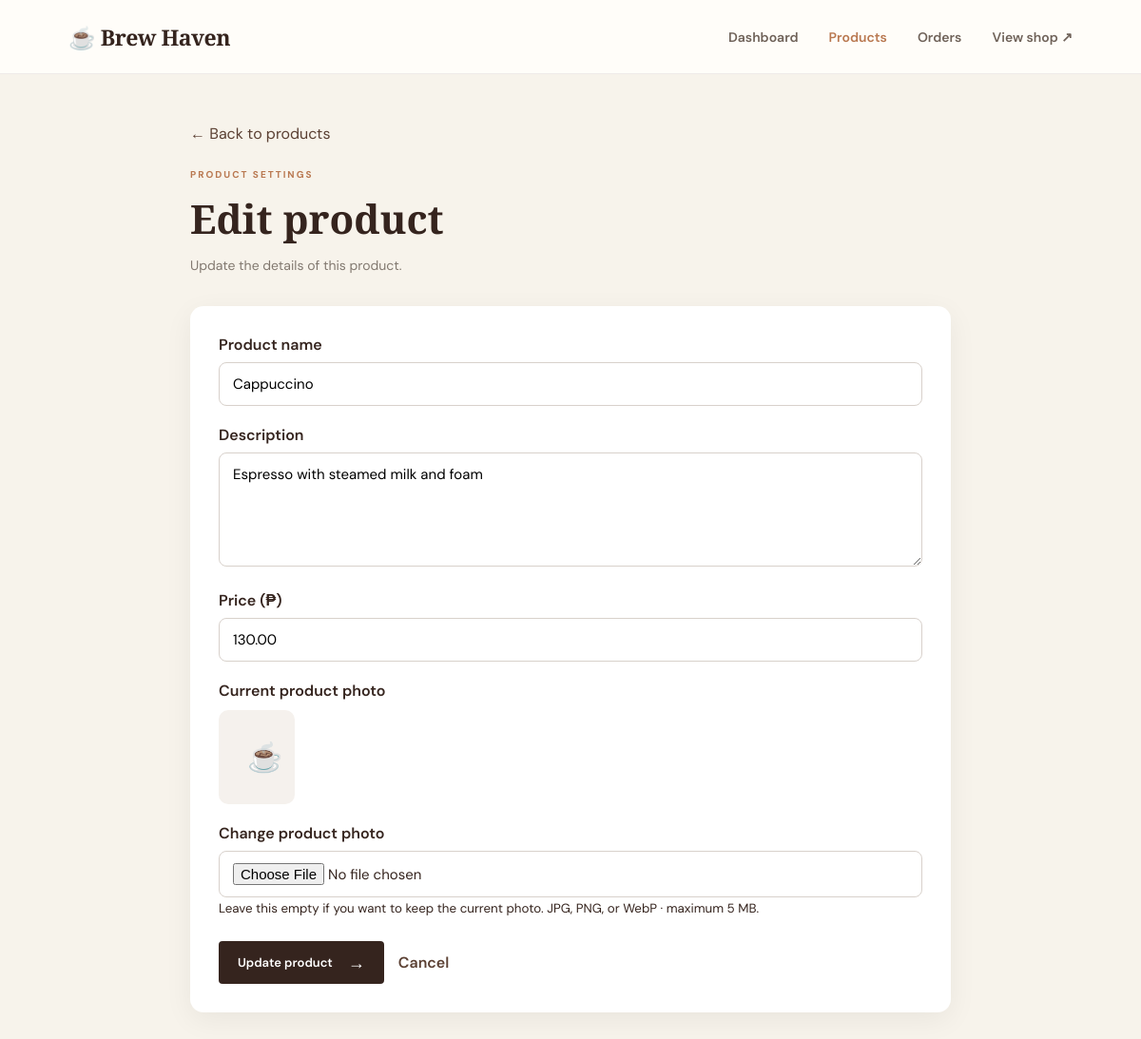
Page /edit_product.php?id=2 on the committed database.
### tables this page shows
CREATE TABLE `products` (
  `id` int(11) NOT NULL,
  `name` varchar(100) NOT NULL,
  `description` text DEFAULT NULL,
  `price` decimal(10,2) NOT NULL,
  `image` varchar(255) DEFAULT NULL,
  `created_at` timestamp NOT NULL DEFAULT current_timestamp()
);

### edit_product.php (the view, shortened to what this page needs)
<?php
require_once __DIR__ . "/database.php";
$id =
    isset($_GET['id'])
    ? (int)$_GET['id']
    : 0;
$stmt = $pdo->prepare(
    'SELECT *
     FROM products
     WHERE id = ?'
);
$stmt->execute([$id]);
$product =
    $stmt->fetch();
?>
<!DOCTYPE html>
<html lang="en">
<head>
    <link
        rel="stylesheet"
        href="style.css"
    >
</head>
<body>
<nav class="navbar">
    <a
        class="logo"
        href="index.php"
    >
        ☕ Brew Haven
    </a>
    <div class="nav-links">
        <a href="admin_index.php">
            Dashboard
        </a>
        <a
            class="active"
            href="products.php"
        >
            Products
        </a>
        <a href="orders.php">
            Orders
        </a>
        <a href="menu.php">
            View shop ↗
        </a>
    </div>
</nav>
<main class="container admin-layout">
    <div class="edit-product-page">
        <a
            class="back-link"
            href="products.php"
        >
            ← Back to products
        </a>
        <div class="section-heading">
            <div>
                <span class="eyebrow">
                    PRODUCT SETTINGS
                </span>
                <h1>
                    Edit product
                </h1>
                <p>
                    Update the details of this product.
                </p>
            </div>
        </div>
        <form
            class="edit-form"
            action="update_product.php"
            method="POST"
            enctype="multipart/form-data"
        >
            <div class="form-group">
                <label for="name">
                    Product name
                </label>
                <input
                    id="name"
                    type="text"
                    name="name"
                    value="<?= htmlspecialchars(
                        $product['name']
                    ) ?>"
                    required
                >
            </div>
            <div class="form-group">
                <label for="description">
                    Description
                </label>
                <textarea
                    id="description"
                    name="description"
                    required
                ><?= htmlspecialchars(
                    $product['description']
                ) ?></textarea>
            </div>
            <div class="form-group">
                <label for="price">
                    Price (₱)
                </label>
                <input
                    id="price"
                    type="number"
                    name="price"
                    min="0"
                    step="0.01"
                    value="<?= htmlspecialchars(
                        $product['price']
                    ) ?>"
                    required
                >
            </div>
            <div class="form-group">
                <label>
                    Current product photo
                </label>
                <?php
                $imageFile =
                    __DIR__ . '/' . $product['image'];
                ?>
                <?php if (
                    !empty($product['image'])
                    && is_file($imageFile)
                ): ?>
                    <img
                        class="current-image"
                        src="<?= htmlspecialchars(
                            $product['image']
                        ) ?>"
                        alt="<?= htmlspecialchars(
                            $product['name']
                        ) ?>"
                    >
                <?php else: ?>
                    <div class="no-image">
                        ☕
                    </div>
                <?php endif; ?>
            </div>
            <div class="form-group">
                <label for="image">
                    Change product photo
                </label>
                <input
                    id="image"
                    type="file"
                    name="image"
                    accept="image/jpeg,image/png,image/webp"
                >
                <small>
                    Leave this empty if you want to keep the current photo.
                    JPG, PNG, or WebP · maximum 5 MB.
                </small>
            </div>
            <div class="form-actions">
                <button
                    type="submit"
                    class="btn"
                >
                    Update product
                    <span>
                        →
                    </span>
                </button>
                <a
                    class="cancel-btn"
                    href="products.php"
                >
                    Cancel
                </a>
            </div>
        </form>
    </div>
</main>
</body>
</html>

### style.css (style rules this page uses)
:root { --coffee:#35241e;--coffee-2:#604337;--cream:#f7f3eb;--paper:#fffdf9;--clay:#b97850;--gold:#dfb879;--muted:#827970;--line:#e9e1d6;--green:#596850 }
* { box-sizing:border-box }
html { scroll-behavior:smooth }
body { margin:0;background:var(--cream);color:var(--coffee);font-family:'DM Sans',Arial,sans-serif }
a { color:inherit }
.navbar { min-height:78px;padding:0 max(6vw,24px);background:var(--paper);display:flex;justify-content:space-between;align-items:center;border-bottom:1px solid rgba(53,36,30,.08);position:relative;z-index:2 }
.logo { text-decoration:none;font-family:'Playfair Display',Georgia,serif;font-size:23px;font-weight:700;letter-spacing:-.5px }
.nav-links { display:flex;align-items:center;gap:32px }
.nav-links a { text-decoration:none;color:#6f6259;font-size:14px;font-weight:600;transition:color .2s }
.nav-links a:hover,.nav-links a.active { color:var(--clay) }
.eyebrow { font-size:10px;letter-spacing:2px;font-weight:700;color:var(--clay) }
.btn { border:0;border-radius:4px;background:var(--coffee);color:white;padding:14px 20px;display:inline-flex;align-items:center;justify-content:center;gap:16px;text-decoration:none;font:600 13px 'DM Sans',sans-serif;cursor:pointer;transition:background .2s,transform .2s }
.btn span { font-size:18px;line-height:10px }
.container { width:min(1120px,88%);margin:0 auto }
.menu-intro p,.section-heading p { color:var(--muted);font-size:14px;line-height:1.8 }
.admin-layout { padding-top:52px;padding-bottom:90px }
.section-heading { display:flex;align-items:flex-end;justify-content:space-between;gap:25px;margin-bottom:30px }
.section-heading h1 { font:600 42px 'Playfair Display',Georgia,serif;margin:9px 0 }
.section-heading p { margin:0 }

### edit_product.php (style rules this page uses)
.edit-product-page { max-width: 800px; margin: 0 auto; }
.edit-form { background: #fff; padding: 30px; border-radius: 14px; box-shadow: 0 8px 30px rgba(0,0,0,.06); }
.form-group { margin-bottom: 20px; }
.form-group label { display: block; margin-bottom: 8px; font-weight: 600; }
.form-group input, .form-group textarea { width: 100%; box-sizing: border-box; padding: 12px 14px; border: 1px solid #d8d1cb; border-radius: 8px; font-family: inherit; font-size: 15px; }
.form-group textarea { resize: vertical; min-height: 120px; }
.no-image { margin-top: 10px; padding: 30px; width: 80px; text-align: center; background: #f5f1ed; border-radius: 10px; font-size: 30px; }
.form-actions { display: flex; align-items: center; gap: 15px; margin-top: 25px; }
.cancel-btn { text-decoration: none; color: #5b4033; font-weight: 600; }
.back-link { display: inline-block; margin-bottom: 20px; color: #5b4033; text-decoration: none; }

### rows in the picture
products: name "Cappuccino", description "Espresso with steamed milk and foam", price "130.00"
